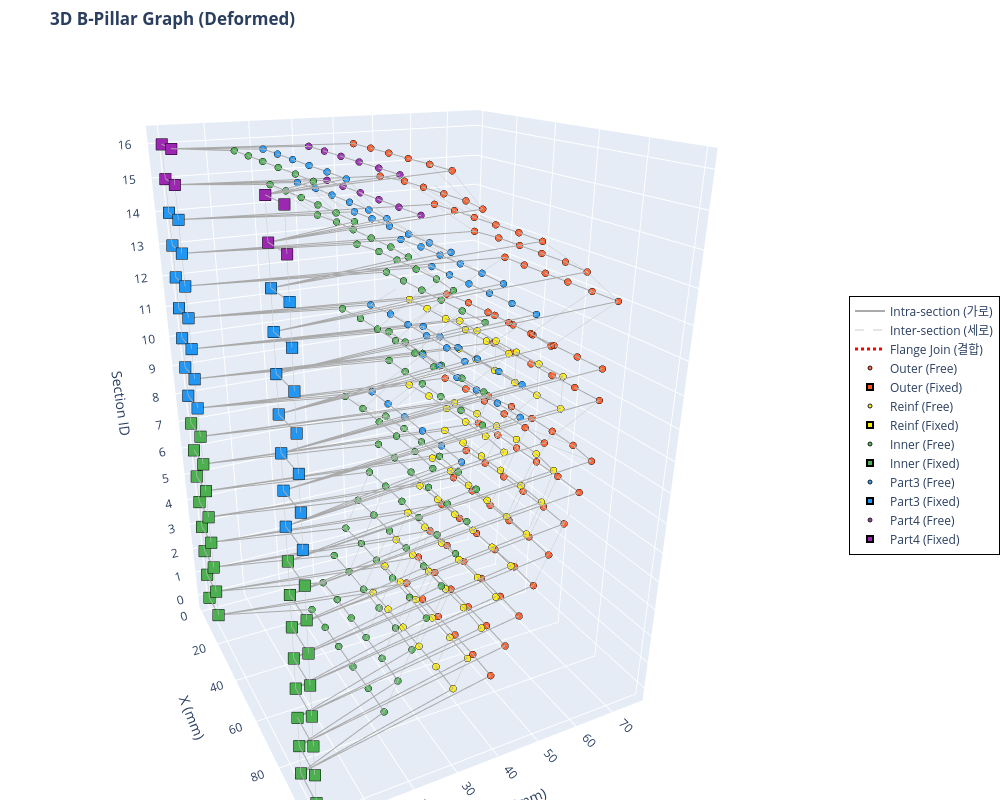

The cell this chart's notebook holds for it:
### Code cell
import plotly.graph_objects as go
import numpy as np

def visualize_bpillar_plotly_deformed(x_tensor, deformed_x_tensor, edge_index_tensor, edge_attr_tensor, num_sections):
    # 텐서를 Numpy 배열로 변환
    x_np = x_tensor.cpu().numpy()
    deformed_x_np = deformed_x_tensor.cpu().numpy()
    ei_np = edge_index_tensor.cpu().numpy()
    ea_np = edge_attr_tensor.cpu().numpy()

    # 파트별 색상 맵 (Plotly용 Hex 컬러)
    color_map = {0: '#FF5722', 1: '#FFEE00', 2: '#4CAF50', 3: '#2196F3', 4: '#9C27B0'}
    part_names = {0: 'Outer', 1: 'Reinf', 2: 'Inner', 3: 'Part3', 4: 'Part4'}

    fig = go.Figure()

    # ---------------------------------------------------------
    # 1. 엣지(Edge) 그리기 (None-interleaving 기법 적용)
    # ---------------------------------------------------------
    def add_edges(edge_type_val, color, width, dash_style, name):
        mask = (ea_np[:, 3] == edge_type_val)
        edges = ei_np[:, mask]
        
        # 선을 한 번에 그리기 위해 [x1, x2, None, x3, x4, None...] 형태로 리스트 구성
        x_lines, y_lines, z_lines = [], [], []
        for i in range(edges.shape[1]):
            u, v = edges[0, i], edges[1, i]
            x_lines.extend([deformed_x_np[u, 0], deformed_x_np[v, 0], None])
            y_lines.extend([deformed_x_np[u, 1], deformed_x_np[v, 1], None])
            z_lines.extend([x_np[u, 5], x_np[v, 5], None])
            
        if x_lines:  # 엣지가 존재할 경우만 trace 추가
            fig.add_trace(go.Scatter3d(
                x=x_lines, y=y_lines, z=z_lines,
                mode='lines',
                line=dict(color=color, width=width, dash=dash_style),
                hoverinfo='none',  # 엣지에는 마우스 오버 끄기 (노드에만 집중)
                name=name,
                showlegend=True
            ))

    # 엣지 타입별 추가
    add_edges(edge_type_val=0.0, color='#AAAAAA', width=2, dash_style='solid', name='Intra-section (가로)')
    add_edges(edge_type_val=1.0, color='#CCCCCC', width=1, dash_style='dash',  name='Inter-section (세로)')
    add_edges(edge_type_val=2.0, color='#FF0000', width=3, dash_style='dot',   name='Flange Join (결합)')

    # ---------------------------------------------------------
    # 2. 노드(Node) 그리기 (Part 및 Fixed/Free 상태별 분리)
    # ---------------------------------------------------------
    for part_id, color in color_map.items():
        is_fixed = (x_np[:, 2] > 0) | (x_np[:, 3] > 0)
        
        mask_free = (x_np[:, 4] == part_id) & ~is_fixed
        mask_fixed = (x_np[:, 4] == part_id) & is_fixed
        
        p_name = part_names.get(part_id, f'Part {part_id}')
        
        # Free 노드 (원형)
        if mask_free.any():
            fig.add_trace(go.Scatter3d(
                x=deformed_x_np[mask_free, 0], y=deformed_x_np[mask_free, 1], z=x_np[mask_free, 5],
                mode='markers',
                name=f'{p_name} (Free)',
                marker=dict(size=4, color=color, symbol='circle',
                            line=dict(color='black', width=1), opacity=0.9),
                hovertemplate=f'<b>{p_name}</b><br>X: %{{x:.2f}}<br>Y: %{{y:.2f}}<br>Section(Z): %{{z}}<extra></extra>'
            ))
            
        # Fixed 노드 (크고 네모난 마커)
        if mask_fixed.any():
            fig.add_trace(go.Scatter3d(
                x=deformed_x_np[mask_fixed, 0], y=deformed_x_np[mask_fixed, 1], z=x_np[mask_fixed, 5],
                mode='markers',
                name=f'{p_name} (Fixed)',
                marker=dict(size=6, color=color, symbol='square',
                            line=dict(color='black', width=2), opacity=1.0),
                hovertemplate=f'<b>{p_name} [FIXED]</b><br>X: %{{x:.2f}}<br>Y: %{{y:.2f}}<br>Section(Z): %{{z}}<extra></extra>'
            ))

    # ---------------------------------------------------------
    # 3. 레이아웃(Layout) 및 카메라 설정
    # ---------------------------------------------------------
    fig.update_layout(
        title="<b>3D B-Pillar Graph (Deformed)</b>",
        scene=dict(
            xaxis_title='X (mm)',
            yaxis_title='Y (mm)',
            zaxis_title='Section ID',
            zaxis=dict(tickmode='linear', tick0=0, dtick=1), # Z축 눈금을 1단위로 표시
            aspectmode='manual',
            aspectratio=dict(x=1, y=1, z=1.5),  # Z축(높이) 비율을 약간 길게 설정
            camera=dict(eye=dict(x=2.0, y=-1.0, z=1.0)) # 초기 카메라 앵글
        ),
        width=1000,
        height=800,
        legend=dict(
            x=1.05, y=0.5,
            bgcolor='rgba(255, 255, 255, 0.8)',
            bordercolor='Black',
            borderwidth=1
        ),
        margin=dict(l=0, r=0, b=0, t=50) # 여백 최소화
    )

    fig.show()

# 함수 실행 (앞서 생성하신 x, edge_index, edge_attr 텐서를 그대로 넣으시면 됩니다)
visualize_bpillar_plotly_deformed(x, info['new_coords'], edge_index, edge_attr, num_sections)

print("📌 마우스 조작 방법:")
print("   • 마우스 좌클릭 드래그: 3D 회전")
print("   • 마우스 우클릭 드래그: 이동 (Pan)")
print("   • 마우스 휠: 확대/축소") 
print("   • 점 위에 마우스 올리기: 좌표 및 파트 상세 정보 표시")
print("   • 우측 범례(Legend) 클릭: 해당 파트/엣지 표시 또는 숨김")

### Figure 1 — Plotly figure (JSON) as saved in the notebook; plotly's stock layout.template omitted (floating-point values rounded to 4 significant figures; data arrays with more than 128 entries replaced by an {"elided": "..."} marker saying what was removed)
{"data": [{"hoverinfo": "none", "line": {"color": "#AAAAAA", "dash": "solid", "width": 2}, "mode": "lines", "name": "Intra-section (가로)", "showlegend": true, "type": "scatter3d", "x": {"elided": "3078 float values"}, "y": {"elided": "3078 float values"}, "z": {"elided": "3078 int values"}}, {"hoverinfo": "none", "line": {"color": "#CCCCCC", "dash": "dash", "width": 1}, "mode": "lines", "name": "Inter-section (세로)", "showlegend": true, "type": "scatter3d", "x": {"elided": "3120 float values"}, "y": {"elided": "3120 float values"}, "z": {"elided": "3120 int values"}}, {"hoverinfo": "none", "line": {"color": "#FF0000", "dash": "dot", "width": 3}, "mode": "lines", "name": "Flange Join (결합)", "showlegend": true, "type": "scatter3d", "x": {"elided": "828 int values"}, "y": {"elided": "828 int values"}, "z": {"elided": "828 int values"}}, {"hovertemplate": "<b>Outer</b><br>X: %{x:.2f}<br>Y: %{y:.2f}<br>Section(Z): %{z}<extra></extra>", "marker": {"color": "#FF5722", "line": {"color": "black", "width": 1}, "opacity": 0.9, "size": 4, "symbol": "circle"}, "mode": "markers", "name": "Outer (Free)", "type": "scatter3d", "x": [22.44, 33.55, 44.66, 55.77, 66.87, 77.98, 22.36, 33.47, 44.58, 55.69, 66.79, 77.89, 22.25, 33.36, 44.46, 55.57, 66.67, 77.77, 22.16, 33.28, 44.38, 55.49, 66.6, 77.68, 22.22, 33.35, 44.46, 55.57, 66.67, 77.76, 22.29, 33.41, 44.52, 55.63, 66.73, 77.83, 22.39, 33.52, 44.63, 55.74, 66.84, 77.92, 22.47, 33.63, 44.74, 55.85, 66.94, 78.0, 22.52, 33.66, 44.77, 55.88, 66.98, 78.04, 22.53, 33.64, 44.75, 55.85, 66.95, 78.04, 22.53, 33.64, 44.75, 55.85, 66.95, 78.04, 22.52, 33.66, 44.77, 55.87, 66.98, 78.05, 22.55, 33.65, 44.76, 55.86, 66.97, 78.07, 22.65, 33.81, 44.92, 56.03, 67.13, 78.19, 22.58, 33.7, 44.81, 55.92, 67.02, 78.1, 22.53, 33.63, 44.74, 55.85, 66.96, 78.07, 22.55, 33.66, 44.78, 55.89, 67.0, 78.1], "y": [49.25, 49.65, 49.72, 49.79, 49.88, 49.69, 52.83, 53.2, 53.26, 53.34, 53.44, 53.27, 56.23, 56.74, 56.79, 56.86, 56.97, 56.68, 59.65, 60.24, 60.33, 60.4, 60.49, 60.13, 63.09, 63.76, 63.92, 64.03, 64.08, 63.69, 66.63, 67.26, 67.44, 67.54, 67.58, 67.22, 70.1, 70.62, 70.73, 70.82, 70.9, 70.63, 72.7, 74.24, 74.61, 74.68, 74.44, 73.19, 59.84, 60.82, 60.91, 60.97, 61.0, 60.21, 73.55, 73.45, 73.4, 73.43, 73.56, 73.76, 73.56, 73.45, 73.4, 73.44, 73.56, 73.77, 59.83, 60.87, 60.94, 61.0, 61.05, 60.2, 75.74, 75.74, 75.81, 75.89, 76.02, 76.23, 66.93, 68.24, 68.36, 68.43, 68.47, 67.58, 56.14, 56.55, 56.6, 56.66, 56.73, 56.54, 42.66, 44.34, 44.39, 44.46, 44.53, 43.11, 36.49, 36.62, 36.64, 36.66, 36.71, 36.64], "z": [0.0, 0.0, 0.0, 0.0, 0.0, 0.0, 1.0, 1.0, 1.0, 1.0, 1.0, 1.0, 2.0, 2.0, 2.0, 2.0, 2.0, 2.0, 3.0, 3.0, 3.0, 3.0, 3.0, 3.0, 4.0, 4.0, 4.0, 4.0, 4.0, 4.0, 5.0, 5.0, 5.0, 5.0, 5.0, 5.0, 6.0, 6.0, 6.0, 6.0, 6.0, 6.0, 7.0, 7.0, 7.0, 7.0, 7.0, 7.0, 8.0, 8.0, 8.0, 8.0, 8.0, 8.0, 9.0, 9.0, 9.0, 9.0, 9.0, 9.0, 10.0, 10.0, 10.0, 10.0, 10.0, 10.0, 11.0, 11.0, 11.0, 11.0, 11.0, 11.0, 12.0, 12.0, 12.0, 12.0, 12.0, 12.0, 13.0, 13.0, 13.0, 13.0, 13.0, 13.0, 14.0, 14.0, 14.0, 14.0, 14.0, 14.0, 15.0, 15.0, 15.0, 15.0, 15.0, 15.0, 16.0, 16.0, 16.0, 16.0, 16.0, 16.0]}, {"hovertemplate": "<b>Outer [FIXED]</b><br>X: %{x:.2f}<br>Y: %{y:.2f}<br>Section(Z): %{z}<extra></extra>", "marker": {"color": "#FF5722", "line": {"color": "black", "width": 2}, "opacity": 1, "size": 6, "symbol": "square"}, "mode": "markers", "name": "Outer (Fixed)", "type": "scatter3d", "x": [0.0, 11.11, 88.89, 100.0, 0.0, 11.11, 88.89, 100.0, 0.0, 11.11, 88.89, 100.0, 0.0, 11.11, 88.89, 100.0, 0.0, 11.11, 88.89, 100.0, 0.0, 11.11, 88.89, 100.0, 0.0, 11.11, 88.89, 100.0, 0.0, 11.11, 88.89, 100.0, 0.0, 11.11, 88.89, 100.0, 0.0, 11.11, 88.89, 100.0, 0.0, 11.11, 88.89, 100.0, 0.0, 11.11, 88.89, 100.0, 0.0, 11.11, 88.89, 100.0, 0.0, 11.11, 88.89, 100.0, 0.0, 11.11, 88.89, 100.0, 0.0, 11.11, 88.89, 100.0, 0.0, 11.11, 88.89, 100.0], "y": [0.0, 0.0, 0.0, 0.0, 0.0, 0.0, 0.0, 0.0, 0.0, 0.0, 0.0, 0.0, 0.0, 0.0, 0.0, 0.0, 0.0, 0.0, 0.0, 0.0, 0.0, 0.0, 0.0, 0.0, 0.0, 0.0, 0.0, 0.0, 0.0, 0.0, 0.0, 0.0, 0.0, 0.0, 0.0, 0.0, 0.0, 0.0, 0.0, 0.0, 0.0, 0.0, 0.0, 0.0, 0.0, 0.0, 0.0, 0.0, 0.0, 0.0, 0.0, 0.0, 0.0, 0.0, 0.0, 0.0, 0.0, 0.0, 0.0, 0.0, 0.0, 0.0, 0.0, 0.0, 0.0, 0.0, 0.0, 0.0], "z": [0.0, 0.0, 0.0, 0.0, 1.0, 1.0, 1.0, 1.0, 2.0, 2.0, 2.0, 2.0, 3.0, 3.0, 3.0, 3.0, 4.0, 4.0, 4.0, 4.0, 5.0, 5.0, 5.0, 5.0, 6.0, 6.0, 6.0, 6.0, 7.0, 7.0, 7.0, 7.0, 8.0, 8.0, 8.0, 8.0, 9.0, 9.0, 9.0, 9.0, 10.0, 10.0, 10.0, 10.0, 11.0, 11.0, 11.0, 11.0, 12.0, 12.0, 12.0, 12.0, 13.0, 13.0, 13.0, 13.0, 14.0, 14.0, 14.0, 14.0, 15.0, 15.0, 15.0, 15.0, 16.0, 16.0, 16.0, 16.0]}, {"hovertemplate": "<b>Reinf</b><br>X: %{x:.2f}<br>Y: %{y:.2f}<br>Section(Z): %{z}<extra></extra>", "marker": {"color": "#FFEE00", "line": {"color": "black", "width": 1}, "opacity": 0.9, "size": 4, "symbol": "circle"}, "mode": "markers", "name": "Reinf (Free)", "type": "scatter3d", "x": [22.44, 33.55, 44.66, 55.76, 66.87, 77.98, 22.36, 33.47, 44.58, 55.68, 66.79, 77.89, 22.25, 33.35, 44.46, 55.57, 66.67, 77.77, 22.16, 33.28, 44.39, 55.49, 66.6, 77.68, 22.22, 33.35, 44.46, 55.57, 66.67, 77.76, 22.29, 33.41, 44.52, 55.63, 66.73, 77.83, 22.39, 33.52, 44.63, 55.74, 66.84, 77.92, 22.47, 33.62, 44.74, 55.85, 66.94, 78.0, 22.52, 33.66, 44.77, 55.87, 66.98, 78.04, 22.53, 33.64, 44.74, 55.85, 66.95, 78.04, 22.53, 33.64, 44.74, 55.85, 66.95, 78.04, 22.52, 33.62, 44.73, 55.84, 66.94, 78.05], "y": [39.3, 39.68, 39.75, 39.82, 39.91, 39.74, 42.87, 43.24, 43.3, 43.38, 43.47, 43.31, 46.25, 46.77, 46.83, 46.9, 46.99, 46.7, 49.65, 50.26, 50.36, 50.44, 50.51, 50.14, 53.08, 53.75, 53.93, 54.03, 54.07, 53.68, 56.64, 57.26, 57.45, 57.55, 57.57, 57.23, 60.1, 60.61, 60.73, 60.82, 60.9, 60.63, 62.66, 64.23, 64.61, 64.68, 64.43, 63.15, 49.87, 50.81, 50.9, 50.96, 50.99, 50.25, 63.55, 63.45, 63.4, 63.44, 63.56, 63.76, 63.55, 63.45, 63.41, 63.45, 63.57, 63.76, 49.85, 50.09, 50.18, 50.23, 50.27, 50.22], "z": [0.0, 0.0, 0.0, 0.0, 0.0, 0.0, 1.0, 1.0, 1.0, 1.0, 1.0, 1.0, 2.0, 2.0, 2.0, 2.0, 2.0, 2.0, 3.0, 3.0, 3.0, 3.0, 3.0, 3.0, 4.0, 4.0, 4.0, 4.0, 4.0, 4.0, 5.0, 5.0, 5.0, 5.0, 5.0, 5.0, 6.0, 6.0, 6.0, 6.0, 6.0, 6.0, 7.0, 7.0, 7.0, 7.0, 7.0, 7.0, 8.0, 8.0, 8.0, 8.0, 8.0, 8.0, 9.0, 9.0, 9.0, 9.0, 9.0, 9.0, 10.0, 10.0, 10.0, 10.0, 10.0, 10.0, 11.0, 11.0, 11.0, 11.0, 11.0, 11.0]}, {"hovertemplate": "<b>Reinf [FIXED]</b><br>X: %{x:.2f}<br>Y: %{y:.2f}<br>Section(Z): %{z}<extra></extra>", "marker": {"color": "#FFEE00", "line": {"color": "black", "width": 2}, "opacity": 1, "size": 6, "symbol": "square"}, "mode": "markers", "name": "Reinf (Fixed)", "type": "scatter3d", "x": [0.0, 11.11, 88.89, 100.0, 0.0, 11.11, 88.89, 100.0, 0.0, 11.11, 88.89, 100.0, 0.0, 11.11, 88.89, 100.0, 0.0, 11.11, 88.89, 100.0, 0.0, 11.11, 88.89, 100.0, 0.0, 11.11, 88.89, 100.0, 0.0, 11.11, 88.89, 100.0, 0.0, 11.11, 88.89, 100.0, 0.0, 11.11, 88.89, 100.0, 0.0, 11.11, 88.89, 100.0, 0.0, 11.11, 88.89, 100.0], "y": [0.0, 0.0, 0.0, 0.0, 0.0, 0.0, 0.0, 0.0, 0.0, 0.0, 0.0, 0.0, 0.0, 0.0, 0.0, 0.0, 0.0, 0.0, 0.0, 0.0, 0.0, 0.0, 0.0, 0.0, 0.0, 0.0, 0.0, 0.0, 0.0, 0.0, 0.0, 0.0, 0.0, 0.0, 0.0, 0.0, 0.0, 0.0, 0.0, 0.0, 0.0, 0.0, 0.0, 0.0, 0.0, 0.0, 0.0, 0.0], "z": [0.0, 0.0, 0.0, 0.0, 1.0, 1.0, 1.0, 1.0, 2.0, 2.0, 2.0, 2.0, 3.0, 3.0, 3.0, 3.0, 4.0, 4.0, 4.0, 4.0, 5.0, 5.0, 5.0, 5.0, 6.0, 6.0, 6.0, 6.0, 7.0, 7.0, 7.0, 7.0, 8.0, 8.0, 8.0, 8.0, 9.0, 9.0, 9.0, 9.0, 10.0, 10.0, 10.0, 10.0, 11.0, 11.0, 11.0, 11.0]}, {"hovertemplate": "<b>Inner</b><br>X: %{x:.2f}<br>Y: %{y:.2f}<br>Section(Z): %{z}<extra></extra>", "marker": {"color": "#4CAF50", "line": {"color": "black", "width": 1}, "opacity": 0.9, "size": 4, "symbol": "circle"}, "mode": "markers", "name": "Inner (Free)", "type": "scatter3d", "x": [22.21, 33.32, 44.43, 55.54, 66.64, 77.75, 22.12, 33.23, 44.33, 55.44, 66.54, 77.65, 22.07, 33.19, 44.3, 55.4, 66.51, 77.6, 22.12, 33.24, 44.35, 55.46, 66.56, 77.66, 22.18, 33.29, 44.4, 55.51, 66.61, 77.7, 22.25, 33.36, 44.46, 55.57, 66.67, 77.77, 22.32, 33.43, 44.54, 55.65, 66.75, 77.85, 22.34, 33.46, 44.58, 55.68, 66.78, 77.86, 22.43, 33.57, 44.67, 55.78, 66.89, 77.97, 22.43, 33.53, 44.63, 55.73, 66.84, 77.93, 22.43, 33.53, 44.63, 55.73, 66.84, 77.93, 22.44, 33.57, 44.68, 55.79, 66.89, 77.98, 22.44, 33.54, 44.65, 55.76, 66.86, 77.96, 22.51, 33.63, 44.73, 55.84, 66.95, 78.05, 22.31, 33.45, 44.56, 55.66, 66.77, 77.84, 22.35, 33.46, 44.57, 55.68, 66.79, 77.89, 22.38, 33.48, 44.59, 55.7, 66.81, 77.92], "y": [22.09, 22.36, 22.42, 22.5, 22.6, 22.55, 25.51, 25.88, 25.96, 26.04, 26.13, 25.98, 28.84, 29.28, 29.39, 29.47, 29.56, 29.35, 32.17, 32.7, 32.86, 32.96, 33.03, 32.78, 35.64, 36.15, 36.31, 36.42, 36.49, 36.28, 38.97, 39.37, 39.51, 39.6, 39.67, 39.53, 41.48, 41.77, 41.86, 41.95, 42.04, 41.98, 43.53, 44.29, 44.54, 44.62, 44.52, 43.99, 33.0, 33.73, 33.9, 34.01, 34.08, 33.68, 44.52, 44.57, 44.58, 44.64, 44.76, 44.86, 44.52, 44.58, 44.59, 44.65, 44.77, 44.87, 32.92, 33.61, 33.75, 33.86, 33.95, 33.6, 44.05, 44.16, 44.24, 44.32, 44.43, 44.55, 36.81, 38.22, 38.38, 38.47, 38.49, 37.43, 27.83, 28.7, 28.75, 28.82, 28.89, 28.26, 17.61, 18.02, 18.08, 18.15, 18.24, 18.08, 10.59, 10.8, 10.85, 10.92, 11.0, 10.96], "z": [0.0, 0.0, 0.0, 0.0, 0.0, 0.0, 1.0, 1.0, 1.0, 1.0, 1.0, 1.0, 2.0, 2.0, 2.0, 2.0, 2.0, 2.0, 3.0, 3.0, 3.0, 3.0, 3.0, 3.0, 4.0, 4.0, 4.0, 4.0, 4.0, 4.0, 5.0, 5.0, 5.0, 5.0, 5.0, 5.0, 6.0, 6.0, 6.0, 6.0, 6.0, 6.0, 7.0, 7.0, 7.0, 7.0, 7.0, 7.0, 8.0, 8.0, 8.0, 8.0, 8.0, 8.0, 9.0, 9.0, 9.0, 9.0, 9.0, 9.0, 10.0, 10.0, 10.0, 10.0, 10.0, 10.0, 11.0, 11.0, 11.0, 11.0, 11.0, 11.0, 12.0, 12.0, 12.0, 12.0, 12.0, 12.0, 13.0, 13.0, 13.0, 13.0, 13.0, 13.0, 14.0, 14.0, 14.0, 14.0, 14.0, 14.0, 15.0, 15.0, 15.0, 15.0, 15.0, 15.0, 16.0, 16.0, 16.0, 16.0, 16.0, 16.0]}, {"hovertemplate": "<b>Inner [FIXED]</b><br>X: %{x:.2f}<br>Y: %{y:.2f}<br>Section(Z): %{z}<extra></extra>", "marker": {"color": "#4CAF50", "line": {"color": "black", "width": 2}, "opacity": 1, "size": 6, "symbol": "square"}, "mode": "markers", "name": "Inner (Fixed)", "type": "scatter3d", "x": [0.0, 11.11, 88.89, 100.0, 0.0, 11.11, 88.89, 100.0, 0.0, 11.11, 88.89, 100.0, 0.0, 11.11, 88.89, 100.0, 0.0, 11.11, 88.89, 100.0, 0.0, 11.11, 88.89, 100.0, 0.0, 11.11, 88.89, 100.0, 0.0, 11.11, 88.89, 100.0, 0.0, 11.11, 88.89, 100.0, 0.0, 11.11, 88.89, 100.0, 0.0, 11.11, 88.89, 100.0, 0.0, 11.11, 88.89, 100.0, 0.0, 11.11, 88.89, 100.0, 0.0, 11.11, 88.89, 100.0, 0.0, 11.11, 88.89, 100.0, 0.0, 11.11, 88.89, 100.0, 0.0, 11.11, 88.89, 100.0], "y": [0.0, 0.0, 0.0, 0.0, 0.0, 0.0, 0.0, 0.0, 0.0, 0.0, 0.0, 0.0, 0.0, 0.0, 0.0, 0.0, 0.0, 0.0, 0.0, 0.0, 0.0, 0.0, 0.0, 0.0, 0.0, 0.0, 0.0, 0.0, 0.0, 0.0, 0.0, 0.0, 0.0, 0.0, 0.0, 0.0, 0.0, 0.0, 0.0, 0.0, 0.0, 0.0, 0.0, 0.0, 0.0, 0.0, 0.0, 0.0, 0.0, 0.0, 0.0, 0.0, 0.0, 0.0, 0.0, 0.0, 0.0, 0.0, 0.0, 0.0, 0.0, 0.0, 0.0, 0.0, 0.0, 0.0, 0.0, 0.0], "z": [0.0, 0.0, 0.0, 0.0, 1.0, 1.0, 1.0, 1.0, 2.0, 2.0, 2.0, 2.0, 3.0, 3.0, 3.0, 3.0, 4.0, 4.0, 4.0, 4.0, 5.0, 5.0, 5.0, 5.0, 6.0, 6.0, 6.0, 6.0, 7.0, 7.0, 7.0, 7.0, 8.0, 8.0, 8.0, 8.0, 9.0, 9.0, 9.0, 9.0, 10.0, 10.0, 10.0, 10.0, 11.0, 11.0, 11.0, 11.0, 12.0, 12.0, 12.0, 12.0, 13.0, 13.0, 13.0, 13.0, 14.0, 14.0, 14.0, 14.0, 15.0, 15.0, 15.0, 15.0, 16.0, 16.0, 16.0, 16.0]}, {"hovertemplate": "<b>Part3</b><br>X: %{x:.2f}<br>Y: %{y:.2f}<br>Section(Z): %{z}<extra></extra>", "marker": {"color": "#2196F3", "line": {"color": "black", "width": 1}, "opacity": 0.9, "size": 4, "symbol": "circle"}, "mode": "markers", "name": "Part3 (Free)", "type": "scatter3d", "x": [22.52, 33.62, 44.73, 55.83, 66.94, 78.05, 22.53, 33.64, 44.74, 55.84, 66.95, 78.04, 22.53, 33.64, 44.74, 55.84, 66.95, 78.04, 22.52, 33.65, 44.76, 55.87, 66.97, 78.05, 22.55, 33.65, 44.76, 55.86, 66.97, 78.06, 22.68, 33.81, 44.92, 56.03, 67.13, 78.22, 22.59, 33.7, 44.81, 55.91, 67.02, 78.1, 22.52, 33.62, 44.73, 55.84, 66.95, 78.06, 22.55, 33.67, 44.78, 55.89, 67.0, 78.1], "y": [39.86, 40.07, 40.15, 40.21, 40.26, 40.23, 53.55, 53.45, 53.42, 53.45, 53.56, 53.76, 53.55, 53.45, 53.42, 53.45, 53.57, 53.76, 39.93, 40.85, 40.92, 40.98, 41.04, 40.31, 55.68, 55.7, 55.78, 55.86, 55.98, 56.18, 47.6, 48.31, 48.43, 48.51, 48.55, 48.17, 36.35, 36.65, 36.7, 36.76, 36.83, 36.74, 23.57, 24.3, 24.36, 24.43, 24.51, 24.03, 16.54, 16.65, 16.67, 16.69, 16.74, 16.69], "z": [8.0, 8.0, 8.0, 8.0, 8.0, 8.0, 9.0, 9.0, 9.0, 9.0, 9.0, 9.0, 10.0, 10.0, 10.0, 10.0, 10.0, 10.0, 11.0, 11.0, 11.0, 11.0, 11.0, 11.0, 12.0, 12.0, 12.0, 12.0, 12.0, 12.0, 13.0, 13.0, 13.0, 13.0, 13.0, 13.0, 14.0, 14.0, 14.0, 14.0, 14.0, 14.0, 15.0, 15.0, 15.0, 15.0, 15.0, 15.0, 16.0, 16.0, 16.0, 16.0, 16.0, 16.0]}, {"hovertemplate": "<b>Part3 [FIXED]</b><br>X: %{x:.2f}<br>Y: %{y:.2f}<br>Section(Z): %{z}<extra></extra>", "marker": {"color": "#2196F3", "line": {"color": "black", "width": 2}, "opacity": 1, "size": 6, "symbol": "square"}, "mode": "markers", "name": "Part3 (Fixed)", "type": "scatter3d", "x": [0.0, 11.11, 88.89, 100.0, 0.0, 11.11, 88.89, 100.0, 0.0, 11.11, 88.89, 100.0, 0.0, 11.11, 88.89, 100.0, 0.0, 11.11, 88.89, 100.0, 0.0, 11.11, 88.89, 100.0, 0.0, 11.11, 88.89, 100.0, 0.0, 11.11, 88.89, 100.0, 0.0, 11.11, 88.89, 100.0], "y": [0.0, 0.0, 0.0, 0.0, 0.0, 0.0, 0.0, 0.0, 0.0, 0.0, 0.0, 0.0, 0.0, 0.0, 0.0, 0.0, 0.0, 0.0, 0.0, 0.0, 0.0, 0.0, 0.0, 0.0, 0.0, 0.0, 0.0, 0.0, 0.0, 0.0, 0.0, 0.0, 0.0, 0.0, 0.0, 0.0], "z": [8.0, 8.0, 8.0, 8.0, 9.0, 9.0, 9.0, 9.0, 10.0, 10.0, 10.0, 10.0, 11.0, 11.0, 11.0, 11.0, 12.0, 12.0, 12.0, 12.0, 13.0, 13.0, 13.0, 13.0, 14.0, 14.0, 14.0, 14.0, 15.0, 15.0, 15.0, 15.0, 16.0, 16.0, 16.0, 16.0]}, {"hovertemplate": "<b>Part4</b><br>X: %{x:.2f}<br>Y: %{y:.2f}<br>Section(Z): %{z}<extra></extra>", "marker": {"color": "#9C27B0", "line": {"color": "black", "width": 1}, "opacity": 0.9, "size": 4, "symbol": "circle"}, "mode": "markers", "name": "Part4 (Free)", "type": "scatter3d", "x": [22.61, 33.71, 44.82, 55.93, 67.04, 78.16, 22.55, 33.67, 44.78, 55.89, 67.0, 78.1], "y": [30.17, 30.25, 30.36, 30.43, 30.46, 30.57, 26.39, 26.48, 26.49, 26.51, 26.55, 26.52], "z": [15.0, 15.0, 15.0, 15.0, 15.0, 15.0, 16.0, 16.0, 16.0, 16.0, 16.0, 16.0]}, {"hovertemplate": "<b>Part4 [FIXED]</b><br>X: %{x:.2f}<br>Y: %{y:.2f}<br>Section(Z): %{z}<extra></extra>", "marker": {"color": "#9C27B0", "line": {"color": "black", "width": 2}, "opacity": 1, "size": 6, "symbol": "square"}, "mode": "markers", "name": "Part4 (Fixed)", "type": "scatter3d", "x": [0.0, 11.11, 88.89, 100.0, 0.0, 11.11, 88.89, 100.0], "y": [0.0, 0.0, 0.0, 0.0, 0.0, 0.0, 0.0, 0.0], "z": [15.0, 15.0, 15.0, 15.0, 16.0, 16.0, 16.0, 16.0]}], "layout": {"height": 800, "legend": {"bgcolor": "rgba(255, 255, 255, 0.8)", "bordercolor": "Black", "borderwidth": 1, "x": 1.05, "y": 0.5}, "margin": {"b": 0, "l": 0, "r": 0, "t": 50}, "scene": {"aspectmode": "manual", "aspectratio": {"x": 1, "y": 1, "z": 1.5}, "camera": {"eye": {"x": 2, "y": -1, "z": 1}}, "xaxis": {"title": {"text": "X (mm)"}}, "yaxis": {"title": {"text": "Y (mm)"}}, "zaxis": {"dtick": 1, "tick0": 0, "tickmode": "linear", "title": {"text": "Section ID"}}}, "title": {"text": "<b>3D B-Pillar Graph (Deformed)</b>"}, "width": 1000}}
